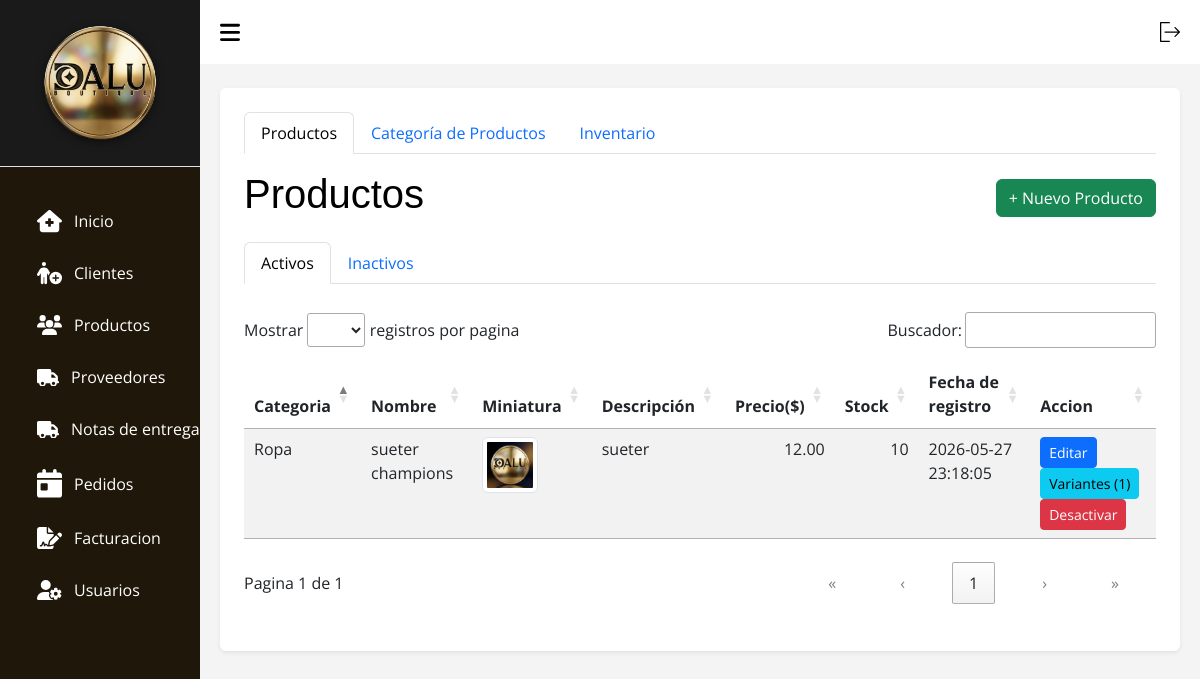
/index.php?c=Productos (signed in), run on the app's committed database.
### tables this page shows
CREATE TABLE `productos` (
  `id` int(11) NOT NULL,
  `id_categoria` int(11) NOT NULL,
  `nombre` varchar(150) NOT NULL,
  `descripcion` text DEFAULT NULL,
  `precio_venta` decimal(10,2) NOT NULL,
  `precio_oferta` decimal(10,2) DEFAULT NULL,
  `stock_total` int(11) NOT NULL DEFAULT 0,
  `stock_minimo` int(11) DEFAULT 3,
  `marca` varchar(50) DEFAULT NULL,
  `imagen_principal` varchar(255) DEFAULT NULL,
  `activo` tinyint(1) DEFAULT 1,
  `ventas_totales` int(11) DEFAULT 0,
  `fecha_registro` timestamp NOT NULL DEFAULT current_timestamp()
);

CREATE TABLE `categorias` (
  `id` int(11) NOT NULL,
  `nombre` varchar(100) NOT NULL,
  `descripcion` text DEFAULT NULL,
  `fecha_registro` timestamp NOT NULL DEFAULT current_timestamp(),
  `activo` tinyint(1) NOT NULL DEFAULT 1
);

### src/Models/Conexion.php (called while the page is built, shortened)
<?php
    class Conexion extends PDO {
        function __construct() {
            $servername = "localhost";
            $username = "root";
            $password = "";
            $dbname = "tiendadalu";
        }
    }

### src/Models/Productos.php (called while the page is built, shortened)
<?php
class Productos extends Conexion {
    public function search() {
        $sql = "SELECT
                    p.*,
                    c.nombre AS categoria_nombre,
                    (SELECT COUNT(*) FROM producto_variantes WHERE id_producto = p.id AND activo = 1) as total_variantes
                FROM productos p
                JOIN categorias c ON p.id_categoria = c.id
                WHERE p.activo = 1
                ORDER BY p.fecha_registro DESC";
        $stmt = $this->prepare($sql);
        $stmt->execute();
        return $stmt->fetchAll(PDO::FETCH_ASSOC);
    }
}

### src/Views/V_Productos.php (the view, shortened to what this page needs)
<!DOCTYPE html>
<html lang="es">
<head>
    <link rel="stylesheet" href="assets/css/css.css">
    <link rel="stylesheet" href="assets/css/tabla.css">
    <link rel="stylesheet" href="assets/css/header.css">
    <link rel="stylesheet" href="assets/bootstrap.min.css">
    <link rel="stylesheet" href="assets/DataTablet/datatables.css">
</head>
<body>
    <?php require_once __DIR__ . "/../Views/layout/header.php"; ?>
    <main>
        <div class="container bg-white p-4 rounded shadow-sm">
            <ul class="nav nav-tabs mb-3" id="mainTabs" role="tablist">
                <li class="nav-item">
                    <button class="nav-link active" id="tab-productos" data-bs-toggle="tab" data-bs-target="#productos"
                        type="button">Productos</button>
                </li>
                <li class="nav-item">
                    <button class="nav-link" id="tab-categorias" data-bs-toggle="tab" data-bs-target="#categorias"
                        type="button">Categoría de Productos</button>
                </li>
                <li class="nav-item">
                    <button class="nav-link" id="tab-inventario" data-bs-toggle="tab" data-bs-target="#inventario"
                        type="button">Inventario</button>
                </li>
            </ul>
            <div class="tab-content">
                <div class="tab-pane fade show active" id="productos">
                    <div class="d-flex justify-content-between align-items-center mb-3">
                        <h1 class="titulo text-black">Productos</h1>
                        <button class="btn btn-success" data-bs-toggle="modal" data-bs-target="#modalAgregar">+ Nuevo
                        Producto</button>
                    </div>
                    <ul class="nav nav-tabs mb-3" id="productoTabs" role="tablist">
                        <li class="nav-item">
                            <button class="nav-link active" id="activos-tab" data-bs-toggle="tab" data-bs-target="#activos"
                                type="button">Activos</button>
                        </li>
                        <li class="nav-item">
                            <button class="nav-link" id="inactivos-tab" data-bs-toggle="tab" data-bs-target="#inactivos"
                                type="button">Inactivos</button>
                        </li>
                    </ul>
                    <div class="tab-content">
                        <div class="tab-pane fade show active" id="activos">
                            <div class="table-responsive">
                                <table id="tablaActivos" class="table-DT table table-striped">
                                    <thead>
                                        <tr>
                                            <th scope="col">Categoria</th>
                                            <th scope="col">Nombre</th>
                                            <th scope="col">Miniatura</th>
                                            <th scope="col">Descripción</th>
                                            <th scope="col">Precio($)</th>
                                            <th scope="col">Stock</th>
                                            <th scope="col">Fecha de registro</th>
                                            <th scope="col">Accion</th>
                                        </tr>
                                    </thead>
                                    <tbody>
                                        <?php foreach ($productos as $p): ?>
                                        <tr>
                                            <td><?php echo $p['categoria_nombre'] ?? $p['categoria']; ?></td>
                                            <td><?php echo $p['nombre']; ?></td>
                                            <td>
                                                <?php $thumb = !empty($p['imagen_principal']) ? $p['imagen_principal'] : 'assets/img/products/default.jpeg'; ?>
                                                <img src="<?= htmlspecialchars($thumb) ?>" alt="miniatura" class="img-thumbnail product-thumb" style="width:56px;height:56px;object-fit:cover;cursor:pointer;" data-src="<?= htmlspecialchars($thumb) ?>" />
                                            </td>
                                            <td><?php echo $p['descripcion']; ?></td>
                                            <td><?php echo $p['precio_venta'] ?? $p['precio']; ?></td>
                                            <td><?php echo $p['stock_total'] ?? $p['stock']; ?></td>
                                            <td><?php echo $p['fecha_registro']; ?></td>
                                            <td>
                                                <button class="btn btn-sm btn-primary" data-bs-toggle="modal"
                                                    data-bs-target="#modalEditar<?= $p['id'] ?>">Editar</button>
                                                <button type="button" class="btn btn-sm btn-info view-variants-btn" data-id="<?= $p['id'] ?>">Variantes (<?= $p['total_variantes'] ?? 0 ?>)</button>
                                                <button type="button" class="btn btn-sm btn-danger" data-bs-toggle="modal"
                                                    data-bs-target="#modalConfirmarEliminar<?= $p['id'] ?>">Desactivar</button>
                                            </td>
                                        </tr>
                                        <?php endforeach; ?>
                                    </tbody>
                                </table>
                            </div>
                        </div>
                    </div>
                </div>
            </div>
        </div>
    </main>
    </body>
    </html>

### assets/css/css.css (style rules this page uses)
* { margin: 0; padding: 0; text-decoration: none; box-sizing: border-box; font-family: 'Segoe UI', Tahoma, Geneva, Verdana, sans-serif; }
body { font-family: Arial, Helvetica, sans-serif; height: 100vh; display: flex; flex-wrap: nowrap; background: #9794942c; }
main { width: 100%; padding: 24px 20px 20px 20px; }

### assets/css/tabla.css (style rules this page uses)
.titulo { color: #0508c7; font-family: Impact, Haettenschweiler, 'Arial Narrow Bold', sans-serif; }
.table { border-radius: 10px; }

### assets/css/header.css (style rules this page uses)
* { font-family: 'Open Sans', sans-serif; margin: 0; padding: 0; box-sizing: border-box; }
:root { --grey: #F1F0F6; --dark-grey: #2610a1be; --light: #fff; --dark: #000; --green: #81D43A; --light-green: #E3FFCB; --blue: #1775F1; --light-blue: #D0E4FF; --dark-blue: #0C5FCD; --red: #FC3B56; }
li { list-style: none; }

### assets/DataTablet/datatables.css (style rules this page uses)
:root { --dt-row-selected: 13, 110, 253; --dt-row-selected-text: 255, 255, 255; --dt-row-selected-link: 9, 10, 11; --dt-row-stripe: 0, 0, 0; --dt-row-hover: 0, 0, 0; --dt-column-ordering: 0, 0, 0; --dt-html-background: white; }
table.dataTable thead > tr > th.dt-orderable-asc, table.dataTable thead > tr > th.dt-orderable-desc, table.dataTable thead > tr > th.dt-ordering-asc, table.dataTable thead > tr > th.dt-ordering-desc, table.dataTable thead > tr > td.dt-orderable-asc, table.dataTable thead > tr > td.dt-orderable-desc, table.dataTable thead > tr > td.dt-ordering-asc, table.dataTable thead > tr > td.dt-ordering-desc { position: relative; padding-right: 30px; }
table.dataTable thead > tr > th.dt-orderable-asc, table.dataTable thead > tr > th.dt-orderable-desc, table.dataTable thead > tr > td.dt-orderable-asc, table.dataTable thead > tr > td.dt-orderable-desc { cursor: pointer; }
table.dataTable th, table.dataTable td { box-sizing: border-box; }
table.dataTable th.dt-type-numeric, table.dataTable th.dt-type-date, table.dataTable td.dt-type-numeric, table.dataTable td.dt-type-date { text-align: right; }
table.dataTable thead th, table.dataTable thead td, table.dataTable tfoot th, table.dataTable tfoot td { text-align: left; }
table.dataTable { width: 100%; margin: 0 auto; border-spacing: 0; }
table.dataTable thead th, table.dataTable tfoot th { font-weight: bold; }
table.dataTable > thead > tr > th, table.dataTable > thead > tr > td { padding: 10px; border-bottom: 1px solid rgba(0, 0, 0, 0.3); }
table.dataTable > tbody > tr { background-color: transparent; }
table.dataTable > tbody > tr:first-child > * { border-top: none; }
table.dataTable > tbody > tr:last-child > * { border-bottom: none; }
table.dataTable > tbody > tr > th, table.dataTable > tbody > tr > td { padding: 8px 10px; }
div.dt-container div.dt-layout-full > *:only-child { margin-left: auto; margin-right: auto; }
div.dt-container.dt-empty-footer tbody > tr:last-child > * { border-bottom: 1px solid rgba(0, 0, 0, 0.3); }

### data on the page
productos: id_categoria.nombre "Ropa", nombre "sueter champions", descripcion "sueter", precio_venta "12.00", stock_total "10", fecha_registro "2026-05-27 23:18:05", total_variantes "1"
